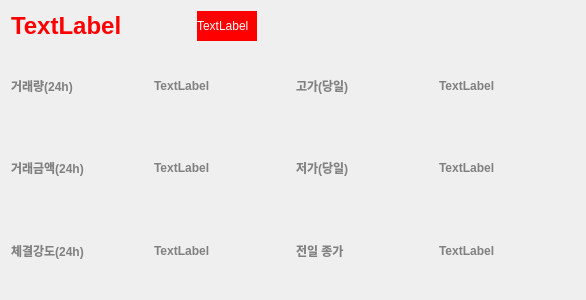
<?xml version="1.0" encoding="UTF-8"?>
<ui version="4.0">
 <class>Form</class>
 <widget class="QWidget" name="Form">
  <property name="geometry">
   <rect>
    <x>0</x>
    <y>0</y>
    <width>586</width>
    <height>300</height>
   </rect>
  </property>
  <property name="windowTitle">
   <string>Form</string>
  </property>
  <layout class="QVBoxLayout" name="verticalLayout">
   <item>
    <layout class="QHBoxLayout" name="horizontalLayout">
     <item>
      <widget class="QLabel" name="label_1">
       <property name="minimumSize">
        <size>
         <width>180</width>
         <height>0</height>
        </size>
       </property>
       <property name="font">
        <font>
         <pointsize>18</pointsize>
         <weight>75</weight>
         <bold>true</bold>
        </font>
       </property>
       <property name="styleSheet">
        <string notr="true">color:red</string>
       </property>
       <property name="text">
        <string>TextLabel</string>
       </property>
      </widget>
     </item>
     <item>
      <widget class="QLabel" name="label_2">
       <property name="minimumSize">
        <size>
         <width>60</width>
         <height>30</height>
        </size>
       </property>
       <property name="maximumSize">
        <size>
         <width>60</width>
         <height>30</height>
        </size>
       </property>
       <property name="styleSheet">
        <string notr="true">background-color : red; color:white</string>
       </property>
       <property name="text">
        <string>TextLabel</string>
       </property>
      </widget>
     </item>
     <item>
      <spacer name="horizontalSpacer">
       <property name="orientation">
        <enum>Qt::Horizontal</enum>
       </property>
       <property name="sizeHint" stdset="0">
        <size>
         <width>40</width>
         <height>20</height>
        </size>
       </property>
      </spacer>
     </item>
    </layout>
   </item>
   <item>
    <layout class="QGridLayout" name="gridLayout">
     <item row="1" column="0">
      <widget class="QLabel" name="label_7">
       <property name="font">
        <font>
         <weight>75</weight>
         <bold>true</bold>
        </font>
       </property>
       <property name="styleSheet">
        <string notr="true">color : gray</string>
       </property>
       <property name="text">
        <string>거래금액(24h)</string>
       </property>
      </widget>
     </item>
     <item row="1" column="3">
      <widget class="QLabel" name="label_10">
       <property name="font">
        <font>
         <weight>75</weight>
         <bold>true</bold>
        </font>
       </property>
       <property name="styleSheet">
        <string notr="true">color : gray</string>
       </property>
       <property name="text">
        <string>TextLabel</string>
       </property>
      </widget>
     </item>
     <item row="1" column="2">
      <widget class="QLabel" name="label_9">
       <property name="font">
        <font>
         <weight>75</weight>
         <bold>true</bold>
        </font>
       </property>
       <property name="styleSheet">
        <string notr="true">color : gray</string>
       </property>
       <property name="text">
        <string>저가(당일)</string>
       </property>
      </widget>
     </item>
     <item row="0" column="0">
      <widget class="QLabel" name="label_3">
       <property name="font">
        <font>
         <weight>75</weight>
         <bold>true</bold>
        </font>
       </property>
       <property name="styleSheet">
        <string notr="true">color : gray</string>
       </property>
       <property name="text">
        <string>거래량(24h)</string>
       </property>
      </widget>
     </item>
     <item row="0" column="2">
      <widget class="QLabel" name="label_5">
       <property name="font">
        <font>
         <weight>75</weight>
         <bold>true</bold>
        </font>
       </property>
       <property name="styleSheet">
        <string notr="true">color : gray</string>
       </property>
       <property name="text">
        <string>고가(당일)</string>
       </property>
      </widget>
     </item>
     <item row="0" column="1">
      <widget class="QLabel" name="label_4">
       <property name="font">
        <font>
         <weight>75</weight>
         <bold>true</bold>
        </font>
       </property>
       <property name="styleSheet">
        <string notr="true">color : gray</string>
       </property>
       <property name="text">
        <string>TextLabel</string>
       </property>
      </widget>
     </item>
     <item row="0" column="3">
      <widget class="QLabel" name="label_6">
       <property name="font">
        <font>
         <weight>75</weight>
         <bold>true</bold>
        </font>
       </property>
       <property name="styleSheet">
        <string notr="true">color : gray</string>
       </property>
       <property name="text">
        <string>TextLabel</string>
       </property>
      </widget>
     </item>
     <item row="2" column="0">
      <widget class="QLabel" name="label_11">
       <property name="font">
        <font>
         <weight>75</weight>
         <bold>true</bold>
        </font>
       </property>
       <property name="styleSheet">
        <string notr="true">color : gray</string>
       </property>
       <property name="text">
        <string>체결강도(24h)</string>
       </property>
      </widget>
     </item>
     <item row="2" column="1">
      <widget class="QLabel" name="label_12">
       <property name="font">
        <font>
         <weight>75</weight>
         <bold>true</bold>
        </font>
       </property>
       <property name="styleSheet">
        <string notr="true">color : gray</string>
       </property>
       <property name="text">
        <string>TextLabel</string>
       </property>
      </widget>
     </item>
     <item row="2" column="3">
      <widget class="QLabel" name="label_14">
       <property name="font">
        <font>
         <weight>75</weight>
         <bold>true</bold>
        </font>
       </property>
       <property name="styleSheet">
        <string notr="true">color : gray</string>
       </property>
       <property name="text">
        <string>TextLabel</string>
       </property>
      </widget>
     </item>
     <item row="2" column="2">
      <widget class="QLabel" name="label_13">
       <property name="font">
        <font>
         <weight>75</weight>
         <bold>true</bold>
        </font>
       </property>
       <property name="styleSheet">
        <string notr="true">color : gray</string>
       </property>
       <property name="text">
        <string>전일 종가</string>
       </property>
      </widget>
     </item>
     <item row="1" column="1">
      <widget class="QLabel" name="label_8">
       <property name="font">
        <font>
         <weight>75</weight>
         <bold>true</bold>
        </font>
       </property>
       <property name="styleSheet">
        <string notr="true">color : gray</string>
       </property>
       <property name="text">
        <string>TextLabel</string>
       </property>
      </widget>
     </item>
    </layout>
   </item>
  </layout>
 </widget>
 <resources/>
 <connections/>
</ui>
